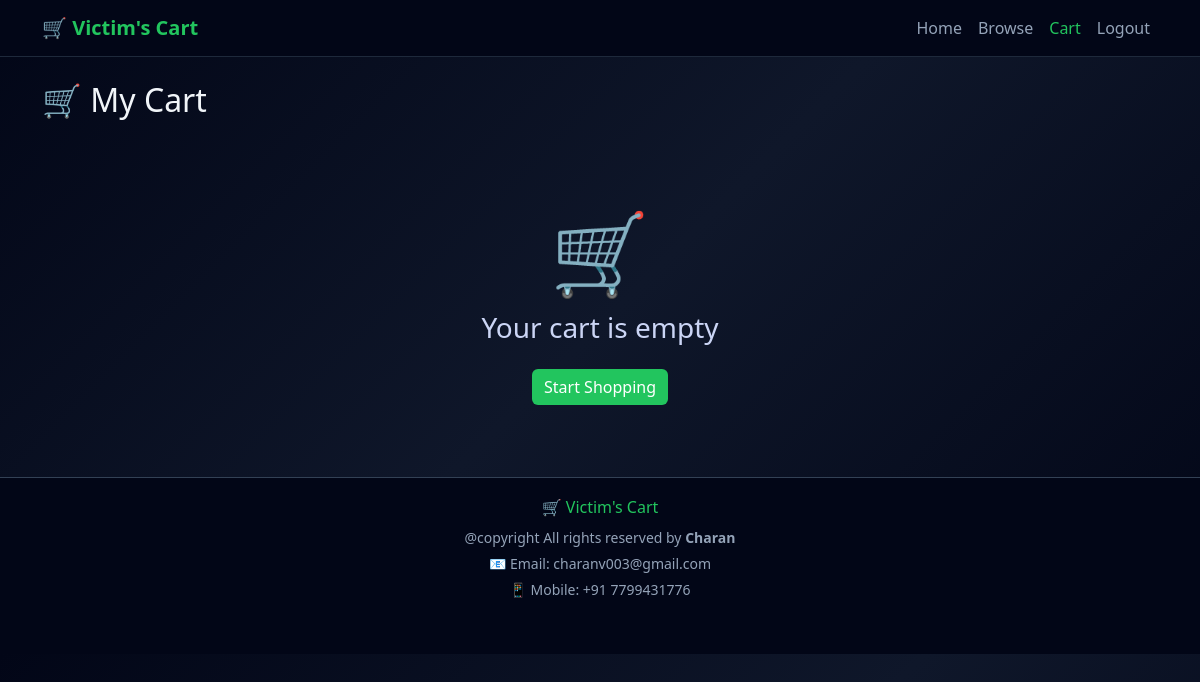
/user/cart (signed in), run on an earlier commit of the app's database.
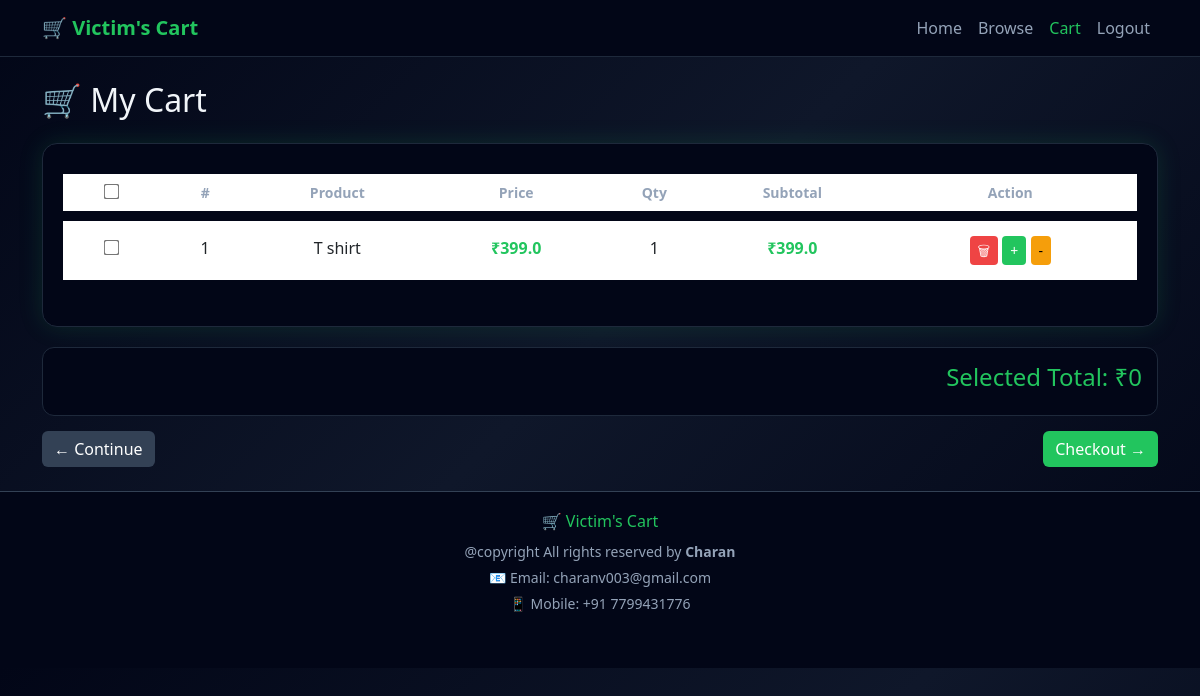
And on a later commit of the database.
### tables this page shows
CREATE TABLE cart (
    cart_id INTEGER PRIMARY KEY AUTOINCREMENT,
    user_id INTEGER,
    product_id INTEGER,
    quantity INTEGER
);

CREATE TABLE products (
    product_id INTEGER PRIMARY KEY AUTOINCREMENT,
    name TEXT,
    description TEXT,
    category TEXT,
    price REAL,
    image TEXT
);

### app.py (the view)
@app.route('/user/cart')
def view_cart():
    if 'user_id' not in session:
        return redirect('/user-login')
    conn = get_db()
    cursor = conn.cursor()
    cursor.execute("""
        SELECT c.product_id, p.name, p.price, c.quantity
        FROM cart c
        JOIN products p ON c.product_id = p.product_id
        WHERE c.user_id = ?
    """, (session['user_id'],))
    cart_items = cursor.fetchall()
    cursor.close()
    conn.close()
    total = sum(item['price'] * item['quantity'] for item in cart_items)
    return render_template(
        "user/cart.html",
        cart_items=cart_items,
        total=total
    )

### app.py (called while the page is built, shortened)
def get_db():
    conn = sqlite3.connect(DATABASE)
    conn.row_factory = sqlite3.Row
    return conn

@app.context_processor
def inject_admin():
    admin = None
    return dict(admin=admin)

### templates/user/cart.html (shortened to what this page needs)
<!DOCTYPE html>
<html lang="en">
<head>
<link href="https://cdn.jsdelivr.net/npm/bootstrap@5.3.0/dist/css/bootstrap.min.css" rel="stylesheet">
</head>
<body>
<nav class="navbar navbar-expand-lg">
<div class="container">
<a class="navbar-brand" href="{{ url_for('user_dashboard') }}">🛒 Victim's Cart</a>
<ul class="navbar-nav ms-auto">
<li class="nav-item"><a class="nav-link" href="{{ url_for('user_dashboard') }}">Home</a></li>
<li class="nav-item"><a class="nav-link" href="{{ url_for('user_products') }}">Browse</a></li>
<li class="nav-item"><a class="nav-link active" href="{{ url_for('view_cart') }}">Cart</a></li>
<li class="nav-item"><a class="nav-link" href="{{ url_for('user_logout') }}">Logout</a></li>
</ul>
</div>
</nav>
<div class="container py-4">
<h2 class="mb-4">🛒 My Cart</h2>
{% if cart_items %}
<div class="table-box">
<table class="table text-center">
<thead>
<tr>
<th><input type="checkbox" id="selectAll"></th>
<th>#</th>
<th>Product</th>
<th>Price</th>
<th>Qty</th>
<th>Subtotal</th>
<th>Action</th>
</tr>
</thead>
<tbody>
{% for item in cart_items %}
{% set subtotal = item.price * item.quantity %}
<tr>
<td>
<input type="checkbox" class="item-checkbox"
data-price="{{ item.price }}"
data-qty="{{ item.quantity }}">
</td>
<td>{{ loop.index }}</td>
<td>{{ item.name }}</td>
<td>₹{{ item.price }}</td>
<td>{{ item.quantity }}</td>
<td>₹{{ subtotal }}</td>
<td>
<a href="{{ url_for('remove_from_cart', product_id=item.product_id) }}" class="btn btn-sm btn-danger">🗑</a>
<a href="{{ url_for('add_to_cart', product_id=item.product_id) }}" class="btn btn-sm btn-success">+</a>
<a href="{{ url_for('decrease_cart', product_id=item.product_id) }}" class="btn btn-sm btn-warning">-</a>
</td>
</tr>
{% endfor %}
</tbody>
</table>
</div>
<div class="total-box">
<h4>Selected Total: ₹<span id="selectedTotal">0</span></h4>
</div>
<div class="actions">
<a href="{{ url_for('user_products') }}" class="btn btn-secondary">← Continue</a>
<a href="{{ url_for('checkout') }}" class="btn btn-primary">Checkout →</a>
</div>
{% else %}
<div class="text-center py-5">
<div style="font-size:80px;">🛒</div>
<h3>Your cart is empty</h3>
<a href="{{ url_for('user_products') }}" class="btn btn-primary mt-3">Start Shopping</a>
</div>
{% endif %}
</div>
<footer style="
    background: #020617;
    border-top: 1px solid #334155;
    color: #94a3b8;
    padding: 20px 0;
    text-align: center;
">
    <div class="container">
        <h6 style="color:#22c55e; margin-bottom:10px;">
            🛒 Victim's Cart
        </h6>
        <p style="margin: 0; font-size: 14px;">
            @copyright All rights reserved by <b>Charan</b>
        </p>
        <p style="margin: 5px 0; font-size: 14px;">
            📧 Email: charanv003@gmail.com
        </p>
        <p style="margin: 5px 0; font-size: 14px;">
            📱 Mobile: +91 7799431776
        </p>
        <div style="margin-top:10px;">
        </div>
    </div>
</footer>
</body>
</html>

What changed in the data, as far as the page shows it:
added cart: name "T shirt", price "399.0", quantity "1", subtotal "399.0"
Also different on the page:
form field value: (not shown) → "☐"
text no longer shown: "🛒 Your cart is empty Start Shopping"
text now shown: "# Product Price Qty Subtotal Action Selected Total: ₹ 0 ← Continue Checkout →"
